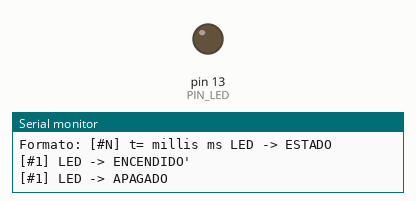
Simulated run of this sketch. Board: Arduino Uno, built with avr-gcc and run on an emulated ATmega328P. Shown: output pins drawn as LEDs (lit = HIGH), the last lines printed to the serial monitor.

Above: at 0.37 s.
At 9.5 s:
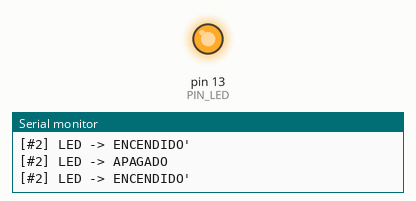
Timing chart, 0 to 10.0 s (numbered marks = the images above):
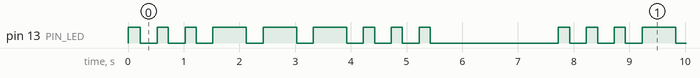

The sketch:

SOS_02.ino
```cpp
// Lab01_Blink.ino

const int PIN_LED = 13;
int contador      = 0;
int i;
// millis() devuelve el tiempo en ms desde que arrancó el Arduino
unsigned long tiempo_actual;

void setup() {
  pinMode(PIN_LED, OUTPUT);


  Serial.begin(9600);
  Serial.println("=== Lab 01: SOS ===");
  Serial.println("Formato: [#N] t= millis ms LED -> ESTADO");
}

void loop() {
  contador++;

  // EJERCICIO 2

  i=0;

  //  S
  while (i<3){
    digitalWrite(PIN_LED, HIGH);
    Serial.print("[#");
    Serial.print(contador);
    Serial.println("] LED -> ENCENDIDO'");
    delay(200);


    digitalWrite(PIN_LED, LOW);
    Serial.print("[#");
    Serial.print(contador);
    Serial.println("] LED -> APAGADO");
    delay(300);


    i++;
  }

  //  O
  i=0;
  while (i<3){
    digitalWrite(PIN_LED, HIGH);
    Serial.print("[#");
    Serial.print(contador);
    Serial.println("] LED -> ENCENDIDO'");
    delay(600);


    digitalWrite(PIN_LED, LOW);
    Serial.print("[#");
    Serial.print(contador);
    Serial.println("] LED -> APAGADO");
    delay(300);


    i++;
  }

  //   S
  i=0;
  while (i<3){
    digitalWrite(PIN_LED, HIGH);
    Serial.print("[#");
    Serial.print(contador);
    Serial.println("] LED -> ENCENDIDO'");
    delay(200);


    digitalWrite(PIN_LED, LOW);
    Serial.print("[#");
    Serial.print(contador);
    Serial.println("] LED -> APAGADO");
    delay(300);


    i++;
  }

  // PAUSA
  delay(2000);

}
```

Measured:
- by itself, pin 13 (PIN_LED): repeats every 7.7 s: 2 × (LOW 0.30 s, HIGH 0.20 s), 3 × (LOW 0.30 s, HIGH 0.60 s), 3 × (LOW 0.30 s, HIGH 0.20 s), LOW 2.3 s, HIGH 0.20 s
- by itself, everything shown: repeats every 7.7 s, in 18 steps
